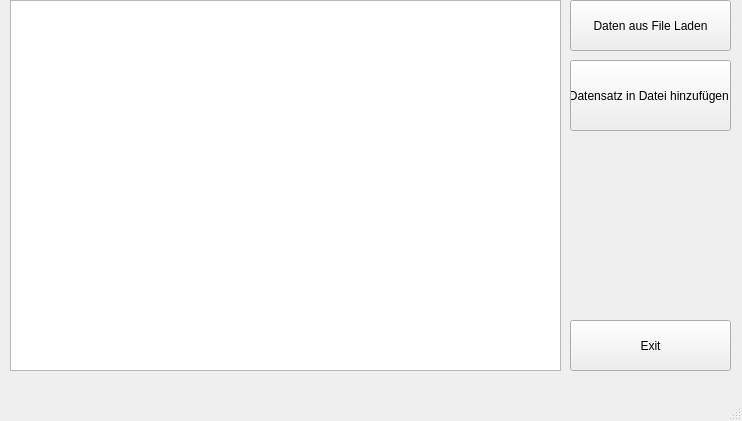
<?xml version="1.0" encoding="UTF-8"?>
<ui version="4.0">
 <class>MainWindow</class>
 <widget class="QMainWindow" name="MainWindow">
  <property name="geometry">
   <rect>
    <x>0</x>
    <y>0</y>
    <width>742</width>
    <height>421</height>
   </rect>
  </property>
  <property name="windowTitle">
   <string>MainWindow</string>
  </property>
  <widget class="QWidget" name="centralwidget">
   <widget class="QPushButton" name="Dateiladen">
    <property name="geometry">
     <rect>
      <x>570</x>
      <y>0</y>
      <width>161</width>
      <height>51</height>
     </rect>
    </property>
    <property name="text">
     <string>Daten aus File Laden</string>
    </property>
   </widget>
   <widget class="QPushButton" name="Exit">
    <property name="geometry">
     <rect>
      <x>570</x>
      <y>320</y>
      <width>161</width>
      <height>51</height>
     </rect>
    </property>
    <property name="text">
     <string>Exit</string>
    </property>
   </widget>
   <widget class="QPushButton" name="Dateihinzufugen">
    <property name="geometry">
     <rect>
      <x>570</x>
      <y>60</y>
      <width>161</width>
      <height>71</height>
     </rect>
    </property>
    <property name="text">
     <string>Datensatz in Datei hinzufügen </string>
    </property>
   </widget>
   <widget class="QTableWidget" name="t1">
    <property name="geometry">
     <rect>
      <x>10</x>
      <y>0</y>
      <width>551</width>
      <height>371</height>
     </rect>
    </property>
   </widget>
  </widget>
  <widget class="QMenuBar" name="menubar">
   <property name="geometry">
    <rect>
     <x>0</x>
     <y>0</y>
     <width>742</width>
     <height>21</height>
    </rect>
   </property>
  </widget>
  <widget class="QStatusBar" name="statusbar"/>
 </widget>
 <resources/>
 <connections/>
</ui>
